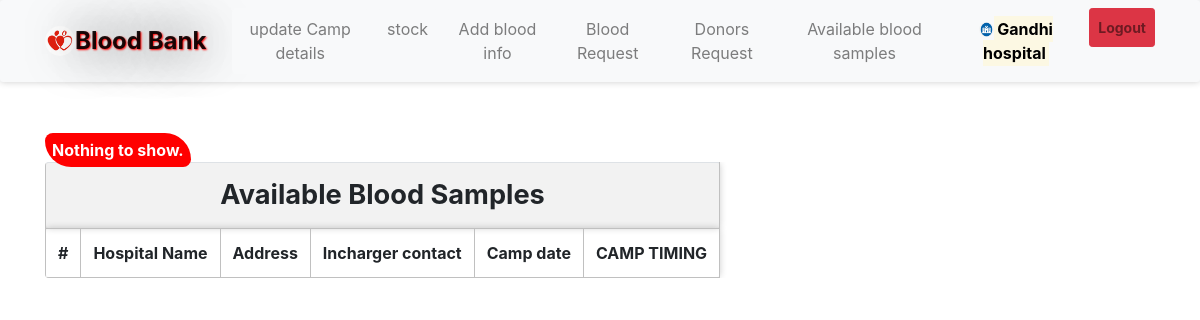
Page /campdis.php (signed in) on the earlier database version.
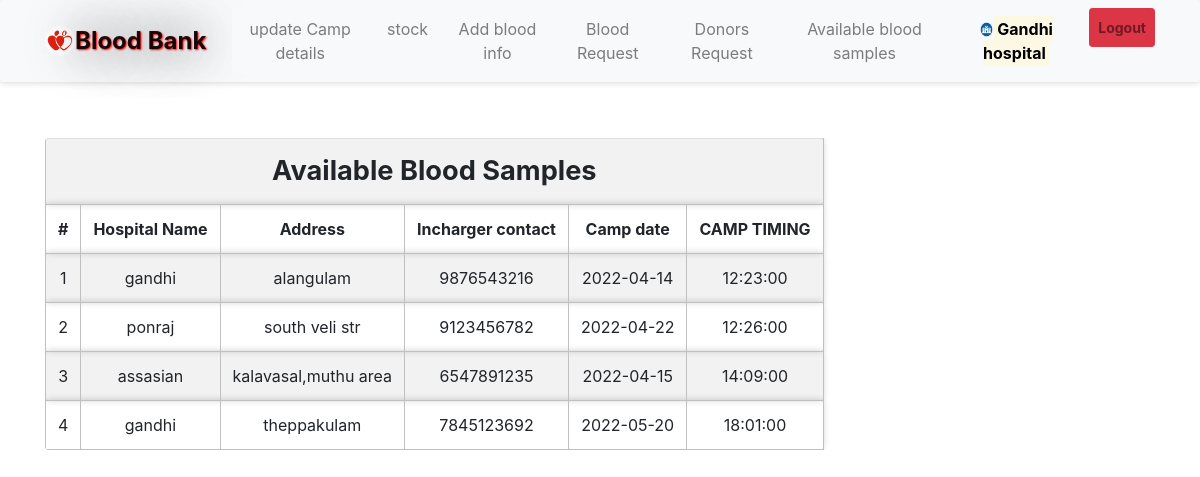
Same page on the later database version.
### tables this page shows
CREATE TABLE IF NOT EXISTS `camp` (
  `cid` int(3) NOT NULL AUTO_INCREMENT,
  `hname` varchar(25) NOT NULL,
  `cphone` varchar(10) NOT NULL,
  `caddress` varchar(100) NOT NULL,
  `cdate` date NOT NULL,
  `ctime` time NOT NULL,
  PRIMARY KEY (`cid`)
);

### message.php (called while the page is built, shortened)
<?php $counter=0; if(isset($_GET['msg'])) { ?>
	<div class="col-5 alert alert alert-success alert-dismissible fade show card" id="message">
		<button type="button" class="close" data-dismiss="alert" title="close">&times;</button><?php echo $_GET['msg'];?>
	</div>
<?php }?>

### campdis.php (the view, shortened to what this page needs)
<?php
require 'file/connection.php';
$sql="SELECT cid,hname,cphone,caddress,cdate,ctime FROM camp";
$result = mysqli_query($conn, $sql);
?>
<!DOCTYPE html>
<html>
<?php require 'head.php'; ?>
<body>
    <?php require 'header.php'; ?>
    <div class="container cont">
        <?php require 'message.php'; ?>
        <table class="table table-responsive table-striped rounded mb-5">
            <tr>
                <th colspan="8" class="title">Available Blood Samples</th>
            </tr>
            <tr>
                <th>#</th>
                <th>Hospital Name</th>
                <th>Address</th>
                <th>Incharger contact</th>
                <th>Camp date</th>
                <th>CAMP TIMING</th>
            </tr>
            <div>
                <?php
                if ($result) {
                    $row = mysqli_num_rows($result);
                    if ($row) {
                    } else echo '<b style="color:white;background-color:red;padding:7px;border-radius: 15px 50px;">Nothing to show.</b>';
                }
                ?>
            </div>
            <?php while ($row = mysqli_fetch_array($result)) { ?>
                <tr>
                    <td><?php echo ++$counter; ?></td>
                    <td><?php echo $row['hname']; ?></td>
                    <td><?php echo ($row['caddress']); ?></td>
                    <td><?php echo ($row['cphone']); ?></td>
                    <td><?php echo ($row['cdate']); ?></td>
                    <td><?php echo ($row['ctime']); ?></td>
                </tr>
            <?php } ?>
        </table>
    </div>
</body>

### head.php (shortened to what this page needs)
<head>
    <link rel="stylesheet" href="https://maxcdn.bootstrapcdn.com/bootstrap/4.5.0/css/bootstrap.min.css">
    <link rel="stylesheet" type="text/css" href="../library/css/bootstrap.min.css"/>
    <link href="css/style.css" rel="stylesheet"/>
</head>

### header.php (shortened to what this page needs)
<nav class="navbar navbar-expand-sm navbar-light bg-light sticky-top">
    <div class="container">
        <a class="navbar-brand" href="index.php"><img src="image/favicon.jpg" width="30" height="30" class="rounded-circle">Blood Bank</a>
        <div class="collapse navbar-collapse" id="collapsibleNavbar">
            <?php if (isset($_SESSION['hid'])) { ?>
                <ul class="navbar-nav ml-auto">
                    <li class="nav-item">
                        <a class="nav-link btn btn-light" href="camp1.php"> update Camp details</a>
                    </li>
                    <li class="nav-item">
                        <a class="nav-link btn btn-light" href="stock.php">stock</a>
                    </li>
                    <li class="nav-item">
                        <a class="nav-link btn btn-light" href="bloodinfo.php">Add blood info</a>
                    </li>
                    <li class="nav-item">
                        <a class="nav-link btn btn-light" href="bloodrequest.php">Blood Request</a>
                    </li>
                    <li class="nav-item">
                        <a class="nav-link btn btn-light" href="donorrequest.php">Donors Request</a>
                    </li>
                    <li class="nav-item">
                        <a class="nav-link btn btn-light" href="abs.php">Available blood samples</a>
                    </li>
                    <li class="nav-item">
                        <a href="hprofile.php?id=<?php echo $_SESSION['hid']; ?>" class="nav-link btn font-weight-bold"><img src="image/hospital.png" width="15" height="15" class="rounded-circle"><mark><?php echo $_SESSION['hname']; ?></mark></a>
                    </li>
                    <li class="nav-item">
                        <a class="nav-link btn btn-danger btn-sm font-weight-bold" href="logout.php">Logout</a>
                    </li>
                </ul>
            <?php } ?>
        </div>
    </div>
</nav>

### css/style.css (style rules this page uses)
.cont { padding-top: 40px; text-align: justify; font-size: 1em; }
.card ,nav, .footer,tr,video { border-radius: 3px; transition: all 200ms ease-out; box-shadow: 0px 0px 7px rgba(0, 0, 0, 0.2); }
tr,th,td { border:0.1px solid silver; text-align: center; }
.nav-item { margin-left: 10px; }
.navbar-brand { text-shadow: 1px 1px 2px red, 0 0 50px black, 0 0 5px white; font-weight: bold; font-size: 1.5em; }
.title { font-weight: bold; font-size: 1.7em; text-transform: capitalize; text-align: center; }
.rounded-circle { margin-top: -2.5px; }
a:link { text-decoration: none; }

Differences in the rows shown:
added camp: hname "gandhi", caddress "alangulam", cphone "9876543216", cdate "2022-04-14", ctime "12:23:00"
added camp: hname "ponraj", caddress "south veli str", cphone "9123456782", cdate "2022-04-22", ctime "12:26:00"
added camp: hname "assasian", caddress "kalavasal,muthu area", cphone "6547891235", cdate "2022-04-15", ctime "14:09:00"
added camp: hname "gandhi", caddress "theppakulam", cphone "7845123692", cdate "2022-05-20", ctime "18:01:00"
Other differences:
text no longer shown: "Nothing to show."
